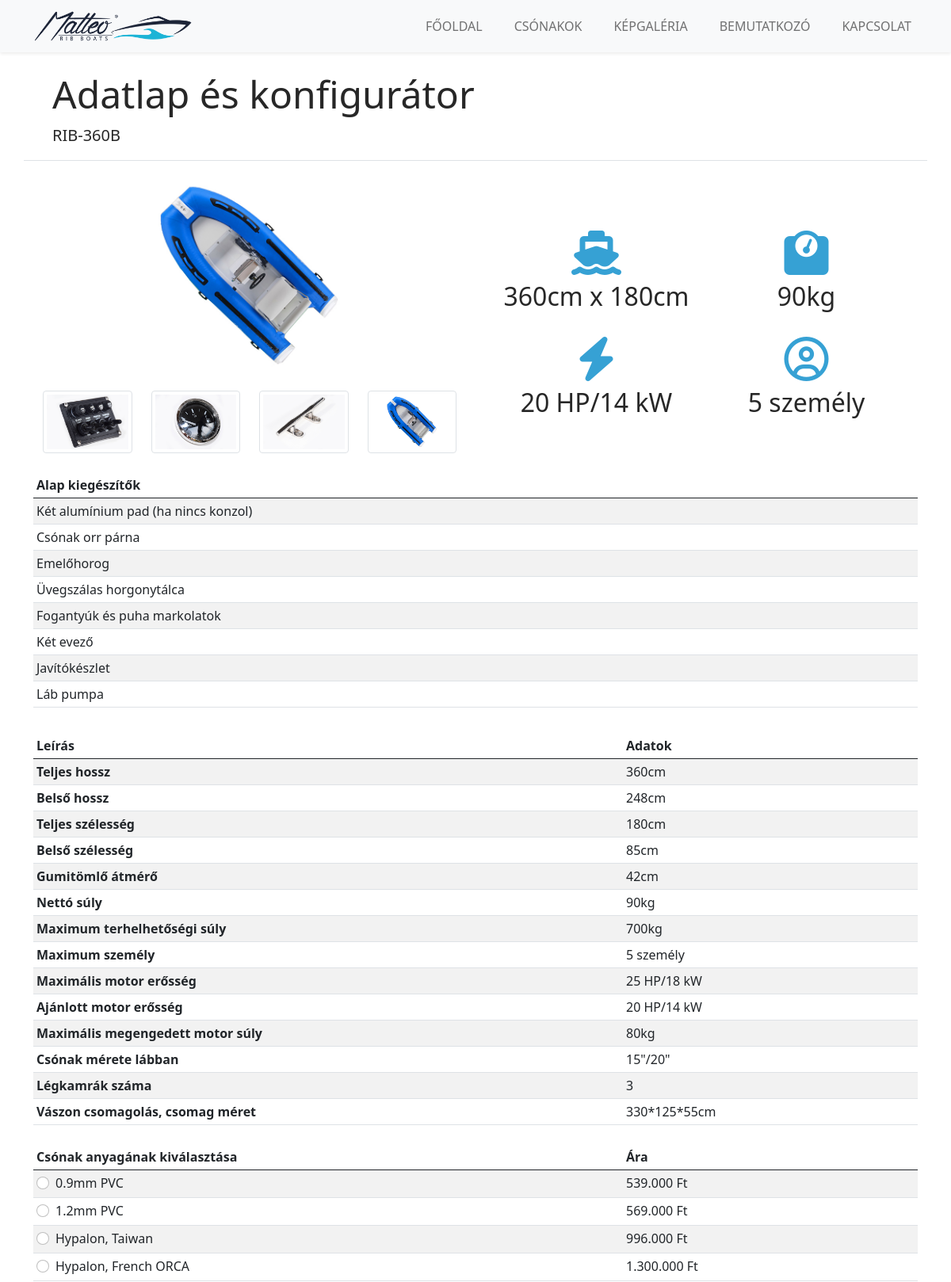
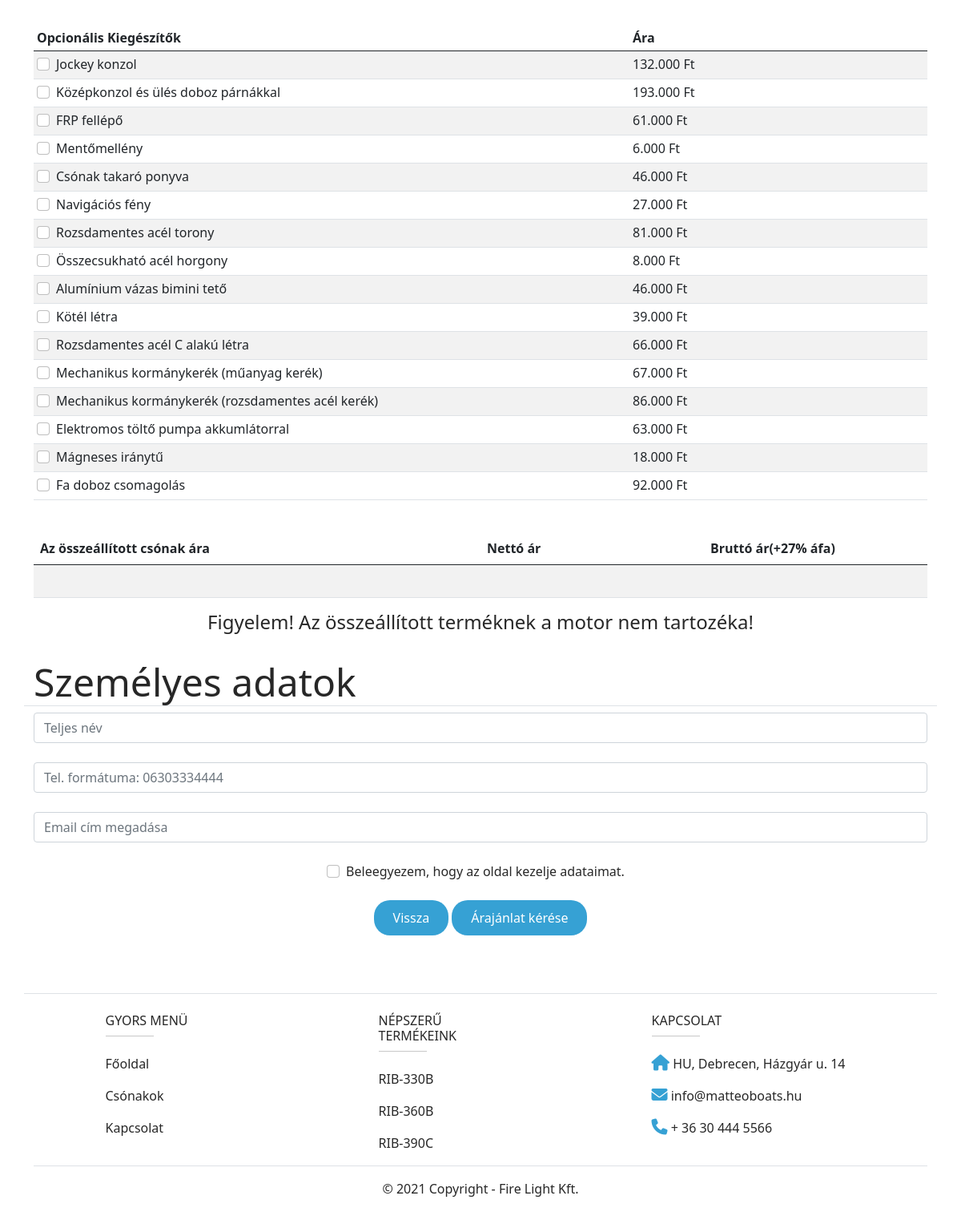
Page /productpage.php?id=2 on the committed database (2 pictures, top to bottom).
### tables this page shows
CREATE TABLE `boatlist` (
  `id` int(11) NOT NULL,
  `modell` text NOT NULL,
  `pvc1` int(11) NOT NULL,
  `pvc2` int(11) NOT NULL,
  `hyp1` int(11) NOT NULL,
  `hyp2` int(11) NOT NULL,
  `fulllength` text NOT NULL,
  `innerlength` text NOT NULL,
  `fullwidth` text NOT NULL,
  `innerwidth` text NOT NULL,
  `diameter` text NOT NULL,
  `nettweight` text NOT NULL,
  `maxweight` text NOT NULL,
  `maxperson` text NOT NULL,
  `maxengine` text NOT NULL,
  `suggestedengine` text NOT NULL,
  `maxengineweight` text NOT NULL,
  `feet` text NOT NULL,
  `airchamber` int(10) NOT NULL,
  `packagesize` text NOT NULL,
  `stock` tinyint(1) NOT NULL,
  `boatimg` text NOT NULL
);

CREATE TABLE `basiclist` (
  `id` int(11) NOT NULL,
  `basicName` text NOT NULL
);

### productpage.php (the view, shortened to what the rows shown need)
<?php
require_once  'classes/ProductService.php';
$ProductService = new ProductService();
?>
<!DOCTYPE html>
<html lang="hu">
<head>
    <link href="https://cdn.jsdelivr.net/npm/bootstrap@5.0.1/dist/css/bootstrap.min.css" rel="stylesheet"
>
    <link rel="stylesheet" href="css/style.css">
</head>
<body>
    <div class="container">
        <div class="row">
            <?php
            if (isset($_GET['id'])){
                $boatId = $_GET['id'];
                $boatDataPage = $ProductService->getThisBoat($boatId);
                $boatBasics = $ProductService->getThisBoatBasicList($boatId);
            }
            foreach ($boatDataPage as $row ){
                ?>
            <div class="jumbotron jumbotron-fluid border-bottom mt-4 mb-4">
                <div class="container">
                    <h2 class="display-5">Adatlap és konfigurátor</h2>
                    <p class="lead"><?php echo $row['modell'];?></p>
                </div>
            </div>
            <div class="col-sm-12 col-md-6 m-auto">
                <img data-bs-toggle="modal" data-bs-target="#galleryModal" src="img/<?php echo $row['boatimg'];?>"
                    class="col-8 m-auto d-block img-fluid" alt="" id="productImg">
                <div class="row justify-content-center mx-auto pt-4">
                    <div class="col"><img onclick="changePic()" src="img/parts01.jpg"
                            class="img-fluid small-img img-thumbnail" alt=""></div>
                    <div class="col"><img onclick="changePic()" src="img/parts02.jpg"
                            class="img-fluid small-img img-thumbnail" alt=""></div>
                    <div class="col"><img onclick="changePic()" src="img/parts04.jpg"
                            class="img-fluid small-img img-thumbnail" alt=""></div>
                    <div class="col"><img onclick="changePic()" src="img/<?php echo $row['boatimg'];?>"
                            class="img-fluid small-img img-thumbnail" alt=""></div>
                </div>
            </div>
            <div class="col-sm-12 col-md-6 p-2">
                <div class="container mt-5 mb-2">
                    <div class="row row-cols-2">
                        <div class="col text-center mt-2">
                            <i class="bigicons fas fa-ship"></i>
                            <h3 class="subtitle display-6 pt-2"><?php echo $row['fulllength'];?> x <?php echo $row['fullwidth'];?></h3>
                        </div>
                        <div class="col text-center mt-2">
                            <i class="bigicons fas fa-weight"></i></i>
                            <h3 class="subtitle display-6 pt-2"><?php echo $row['nettweight'];?></h3>
                        </div>
                        <div class="col text-center mt-2 pt-3">
                            <i class="bigicons fas fa-bolt"></i></i>
                            <h3 class="subtitle display-6 pt-2"><?php echo $row['suggestedengine'];?></h3>
                        </div>
                        <div class="col text-center mt-2 pt-3">
                            <i class="bigicons far fa-user-circle"></i>
                            <h3 class="subtitle display-6 pt-2"><?php echo $row['maxperson'];?></h3>
                        </div>
                    </div>
                </div>
            </div>
            <?php } ?>
            <div class="table-responsive mt-4">
                <table class="table table-sm table-striped">
                    <thead>
                        <tr>
                            <th scope="col">Alap kiegészítők</th>
                        </tr>
                    </thead>
                    <tbody>
                        <?php
                            foreach ($boatBasics as $row ){
                            ?>
                        <tr>
                            <td>
                                <?php echo $row['basicName'];?>
                            </td>
                        </tr>
                        <?php
                            }
                            ?>
                    </tbody>
                </table>
            </div>
            <?php
                foreach ($boatDataPage as $row ){
                ?>
            <div class="table-responsive mt-3">
                <table class="table table-sm table-striped">
                    <thead>
                        <tr>
                            <th class="col-8" scope="col">Leírás</th>
                            <th class="col-4" scope="col">Adatok</th>
                        </tr>
                    </thead>
                    <tbody>
                        <tr>
                            <th scope="row">Teljes hossz</th>
                            <td><?php echo $row['fulllength'];?></td>
                        </tr>
                        <tr>
                            <th scope="row">Belső hossz</th>
                            <td><?php echo $row['innerlength'];?></td>
                        </tr>
                        <tr>
                            <th scope="row">Teljes szélesség</th>
                            <td><?php echo $row['fullwidth'];?></td>
                        </tr>
                        <tr>
                            <th scope="row">Belső szélesség</th>
                            <td><?php echo $row['innerwidth'];?></td>
                        </tr>
                        <tr>
                            <th scope="row">Gumitömlő átmérő</th>
                            <td><?php echo $row['diameter'];?></td>
                        </tr>
                        <tr>
                            <th scope="row">Nettó súly</th>
                            <td><?php echo $row['nettweight'];?></td>
                        </tr>
                        <tr>
                            <th scope="row">Maximum terhelhetőségi súly</th>
                            <td><?php echo $row['maxweight'];?></td>
                        </tr>
                        <tr>
                            <th scope="row">Maximum személy</th>
                            <td><?php echo $row['maxperson'];?></td>
                        </tr>
                        <tr>
                            <th scope="row">Maximális motor erősség</th>
                            <td><?php echo $row['maxengine'];?></td>
                        </tr>
                        <tr>
                            <th scope="row">Ajánlott motor erősség</th>
                            <td><?php echo $row['suggestedengine'];?></td>
                        </tr>
                        <tr>
                            <th scope="row">Maximális megengedett motor súly</th>
                            <td><?php echo $row['maxengineweight'];?></td>
                        </tr>
                        <tr>
                            <th scope="row">Csónak mérete lábban</th>
                            <td><?php echo $row['feet'];?></td>
                        </tr>
                        <tr>
                            <th scope="row">Légkamrák száma</th>
                            <td><?php echo $row['airchamber'];?></td>
                        </tr>
                        <tr>
                            <th scope="row">Vászon csomagolás, csomag méret</th>
                            <td><?php echo $row['packagesize'];?></td>
                        </tr>
                    </tbody>
                </table>
                <form action="" method="POST">
                    <div class="table-responsive mt-4">
                        <table class="table table-sm table-striped">
                            <thead>
                                <tr>
                                    <th class="col-8" scope="col">Csónak anyagának kiválasztása</th>
                                    <th class="col-4" scope="col">Ára</th>
                                </tr>
                            </thead>
                            <tbody>
                                <tr>
                                    <td scope="row">
                                        <div class="form-check">
                                            <input value="<?php echo $row['pvc1'];?>" onclick="totalIt(); showPvc()"
                                                class="form-check-input" type="radio" name="flexRadioBody"
                                                data-price="<?php echo $row['pvc1'];?>" id="flexRadioBody1" />
                                            <label class="form-check-label" for="flexRadioBody1">0.9mm PVC</label>
                                        </div>
                                    </td>
                                    <td><?php echo number_format($row['pvc1'],0,",",".");?> Ft</td>
                                </tr>
                                <tr>
                                    <td scope="row">
                                        <div class="form-check">
                                            <input value="<?php echo $row['pvc2'];?>" onclick="totalIt(); showPvc()"
                                                class="form-check-input" type="radio" name="flexRadioBody"
                                                data-price="<?php echo $row['pvc2'];?>" id="flexRadioBody2" />
                                            <label class="form-check-label" for="flexRadioBody2">1.2mm PVC</label>
                                        </div>
                                    </td>
                                    <td><?php echo number_format($row['pvc2'],0,",",".");?> Ft</td>
                                </tr>
                                <tr>
                                    <td scope="row">
                                        <div class="form-check">
                                            <input value="<?php echo $row['hyp1'];?>" onclick="totalIt(); showHyp()"
                                                class="form-check-input" type="radio" name="flexRadioBody"
                                                data-price="<?php echo $row['hyp1'];?>" id="flexRadioBody3" />
                                            <label class="form-check-label" for="flexRadioBody3">Hypalon, Taiwan</label>
                                        </div>
                                    </td>
                                    <td><?php echo number_format($row['hyp1'],0,",",".");?> Ft</td>
                                </tr>
                                <tr>
                                    <td scope="row">
                                        <div class="form-check">
                                            <input value="<?php echo $row['hyp2'];?>" onclick="totalIt(); showHyp()"
                                                class="form-check-input" type="radio" name="flexRadioBody"
                                                data-price="<?php echo $row['hyp2'];?>" id="flexRadioBody4" />
                                            <label class="form-check-label" for="flexRadioBody4">Hypalon, French
                                                ORCA</label>
                                        </div>
                                    </td>
                                    <td><?php echo number_format($row['hyp2'],0,",",".");?> Ft</td>
                                </tr>
                            </tbody>
                        </table>
                    </div>
            </div>
            <?php } ?>
            <div class="table-responsive mt-3">
                <table class="table table-sm table-striped">
                    <thead>
                        <tr>
                            <th class="col-8" scope="col">Opcionális Kiegészítők</th>
                            <th class="col-4" scope="col">Ára</th>
                        </tr>
                    </thead>
                </table>
            </div>
            <div class="table-responsive pt-4">
                <table class="table table-striped">
                    <thead>
                        <tr>
                            <th class="col-6" scope="col">Az összeállított csónak ára</th>
                            <th class="col-3" scope="col">Nettó ár</th>
                            <th class="col-3" scope="col">Bruttó ár(+27% áfa)</th>
                        </tr>
                    </thead>
                </table>
            </div>
            <h2 class="display-5 border-bottom mt-4">Személyes adatok</h2>
        </div>
    </div>
</body>
</html>

### rows in the picture
boatlist: modell "RIB-360B", boatimg (picture), fulllength "360cm", fullwidth "180cm", nettweight "90kg", suggestedengine "20 HP/14 kW", maxperson "5 személy", innerlength "248cm", innerwidth "85cm", diameter "42cm", maxweight "700kg", maxengine "25 HP/18 kW", maxengineweight "80kg", feet "15\"/20\"", airchamber "3", packagesize "330*125*55cm", pvc1 "539.000", pvc2 "569.000", hyp1 "996.000", hyp2 "1.300.000"
basiclist: basicName "Két alumínium pad (ha nincs konzol)"
basiclist: basicName "Csónak orr párna"
basiclist: basicName "Emelőhorog"
basiclist: basicName "Üvegszálas horgonytálca"
basiclist: basicName "Fogantyúk és puha markolatok"
basiclist: basicName "Két evező"
basiclist: basicName "Javítókészlet"
basiclist: basicName "Láb pumpa"

### other values in the picture
$row['extraName'] "Jockey konzol"
$row['extraprice'] "132.000"
$row['extraName'] "Középkonzol és ülés doboz párnákkal"
$row['extraprice'] "193.000"
$row['extraName'] "FRP fellépő"
$row['extraprice'] "61.000"
$row['extraName'] "Mentőmellény"
$row['extraprice'] "6.000"
$row['extraName'] "Csónak takaró ponyva"
$row['extraprice'] "46.000"
$row['extraName'] "Navigációs fény"
$row['extraprice'] "27.000"
$row['extraName'] "Rozsdamentes acél torony"
$row['extraprice'] "81.000"
$row['extraName'] "Összecsukható acél horgony"
